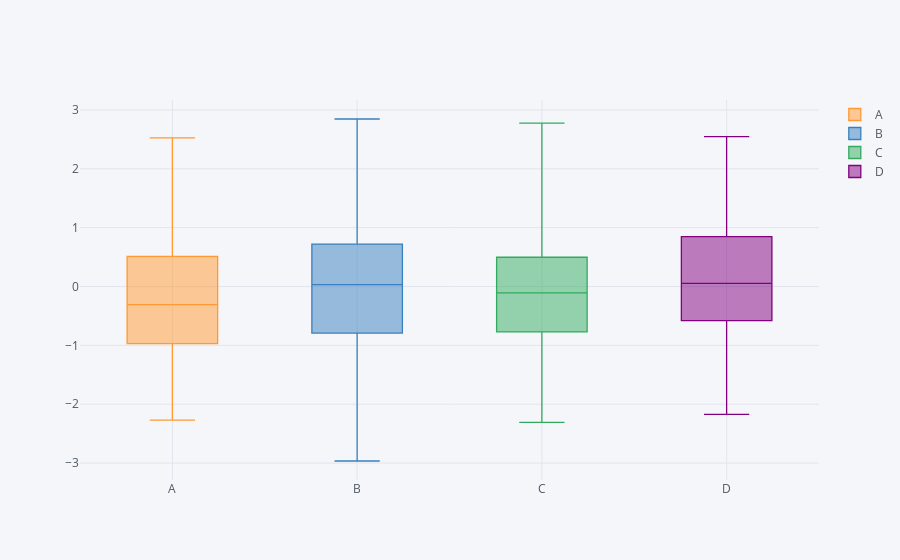

The code cell stored with this chart in its notebook:
### Code cell
#Boxplots
df.iplot(kind='box')
